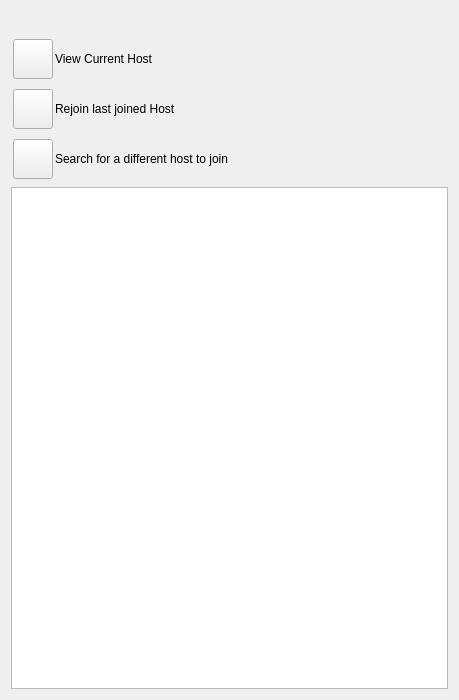
<?xml version="1.0" encoding="UTF-8"?>
<ui version="4.0">
 <class>AppletHostJoinConnectUi</class>
 <widget class="QWidget" name="AppletHostJoinConnectUi">
  <property name="geometry">
   <rect>
    <x>0</x>
    <y>0</y>
    <width>459</width>
    <height>700</height>
   </rect>
  </property>
  <property name="sizePolicy">
   <sizepolicy hsizetype="Expanding" vsizetype="Expanding">
    <horstretch>0</horstretch>
    <verstretch>0</verstretch>
   </sizepolicy>
  </property>
  <property name="windowTitle">
   <string>Choose User</string>
  </property>
  <layout class="QVBoxLayout" name="verticalLayout">
   <item>
    <widget class="QLabel" name="m_StatusLabel_2">
     <property name="text">
      <string notr="true"/>
     </property>
    </widget>
   </item>
   <item>
    <widget class="IdentWidget" name="m_AdminIdentWidget" native="true"/>
   </item>
   <item>
    <widget class="QFrame" name="m_ViewCurrentFrame">
     <layout class="QHBoxLayout" name="horizontalLayout_12">
      <property name="spacing">
       <number>2</number>
      </property>
      <property name="leftMargin">
       <number>2</number>
      </property>
      <property name="topMargin">
       <number>2</number>
      </property>
      <property name="rightMargin">
       <number>2</number>
      </property>
      <property name="bottomMargin">
       <number>2</number>
      </property>
      <item>
       <widget class="VxPushButton" name="m_ViewCurrentButton">
        <property name="minimumSize">
         <size>
          <width>0</width>
          <height>40</height>
         </size>
        </property>
        <property name="text">
         <string notr="true"/>
        </property>
       </widget>
      </item>
      <item>
       <widget class="QLabel" name="m_ViewCurrentLabel">
        <property name="sizePolicy">
         <sizepolicy hsizetype="Expanding" vsizetype="Preferred">
          <horstretch>0</horstretch>
          <verstretch>0</verstretch>
         </sizepolicy>
        </property>
        <property name="text">
         <string>View Current Host</string>
        </property>
       </widget>
      </item>
     </layout>
    </widget>
   </item>
   <item>
    <widget class="QFrame" name="m_RejoinFrame">
     <layout class="QHBoxLayout" name="horizontalLayout_13">
      <property name="spacing">
       <number>2</number>
      </property>
      <property name="leftMargin">
       <number>2</number>
      </property>
      <property name="topMargin">
       <number>2</number>
      </property>
      <property name="rightMargin">
       <number>2</number>
      </property>
      <property name="bottomMargin">
       <number>2</number>
      </property>
      <item>
       <widget class="VxPushButton" name="m_RejoinButton">
        <property name="minimumSize">
         <size>
          <width>0</width>
          <height>40</height>
         </size>
        </property>
        <property name="text">
         <string notr="true"/>
        </property>
       </widget>
      </item>
      <item>
       <widget class="QLabel" name="m_RejoinLabel">
        <property name="sizePolicy">
         <sizepolicy hsizetype="Expanding" vsizetype="Preferred">
          <horstretch>0</horstretch>
          <verstretch>0</verstretch>
         </sizepolicy>
        </property>
        <property name="text">
         <string>Rejoin last joined Host</string>
        </property>
       </widget>
      </item>
     </layout>
    </widget>
   </item>
   <item>
    <widget class="QFrame" name="m_SearchFrame">
     <layout class="QHBoxLayout" name="horizontalLayout_11">
      <property name="spacing">
       <number>2</number>
      </property>
      <property name="leftMargin">
       <number>2</number>
      </property>
      <property name="topMargin">
       <number>2</number>
      </property>
      <property name="rightMargin">
       <number>2</number>
      </property>
      <property name="bottomMargin">
       <number>2</number>
      </property>
      <item>
       <widget class="VxPushButton" name="m_SearchButton">
        <property name="minimumSize">
         <size>
          <width>0</width>
          <height>40</height>
         </size>
        </property>
        <property name="text">
         <string notr="true"/>
        </property>
       </widget>
      </item>
      <item>
       <widget class="QLabel" name="m_SearchLabel">
        <property name="sizePolicy">
         <sizepolicy hsizetype="Expanding" vsizetype="Preferred">
          <horstretch>0</horstretch>
          <verstretch>0</verstretch>
         </sizepolicy>
        </property>
        <property name="text">
         <string>Search for a different host to join</string>
        </property>
       </widget>
      </item>
     </layout>
    </widget>
   </item>
   <item>
    <widget class="QPlainTextEdit" name="m_InfoPlainTextEdit"/>
   </item>
  </layout>
 </widget>
 <customwidgets>
  <customwidget>
   <class>IdentWidget</class>
   <extends>QWidget</extends>
   <header>IdentWidget.h</header>
   <container>1</container>
  </customwidget>
  <customwidget>
   <class>VxPushButton</class>
   <extends>QPushButton</extends>
   <header>VxPushButton.h</header>
  </customwidget>
 </customwidgets>
 <resources/>
 <connections/>
</ui>
